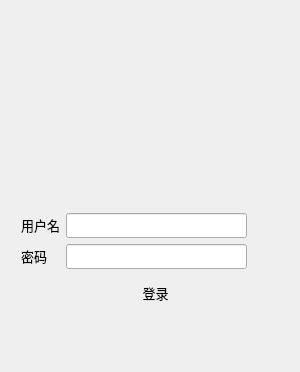
<?xml version="1.0" encoding="UTF-8"?>
<ui version="4.0">
 <class>LoginDialog</class>
 <widget class="QDialog" name="LoginDialog">
  <property name="geometry">
   <rect>
    <x>0</x>
    <y>0</y>
    <width>300</width>
    <height>372</height>
   </rect>
  </property>
  <property name="windowTitle">
   <string>Dialog</string>
  </property>
  <widget class="QLabel" name="label">
   <property name="geometry">
    <rect>
     <x>60</x>
     <y>10</y>
     <width>200</width>
     <height>200</height>
    </rect>
   </property>
   <property name="frameShape">
    <enum>QFrame::NoFrame</enum>
   </property>
   <property name="frameShadow">
    <enum>QFrame::Sunken</enum>
   </property>
   <property name="text">
    <string/>
   </property>
   <property name="pixmap">
    <pixmap>../../Image/微信.png</pixmap>
   </property>
  </widget>
  <widget class="QLineEdit" name="userLineEdit">
   <property name="geometry">
    <rect>
     <x>66</x>
     <y>213</y>
     <width>181</width>
     <height>25</height>
    </rect>
   </property>
   <property name="font">
    <font>
     <family>微软雅黑</family>
     <pointsize>10</pointsize>
    </font>
   </property>
   <property name="alignment">
    <set>Qt::AlignLeading|Qt::AlignLeft|Qt::AlignVCenter</set>
   </property>
  </widget>
  <widget class="QLineEdit" name="pwdLineEdit">
   <property name="geometry">
    <rect>
     <x>66</x>
     <y>244</y>
     <width>181</width>
     <height>25</height>
    </rect>
   </property>
   <property name="echoMode">
    <enum>QLineEdit::Password</enum>
   </property>
   <property name="alignment">
    <set>Qt::AlignLeading|Qt::AlignLeft|Qt::AlignVCenter</set>
   </property>
  </widget>
  <widget class="QPushButton" name="pushButton">
   <property name="geometry">
    <rect>
     <x>70</x>
     <y>272</y>
     <width>171</width>
     <height>41</height>
    </rect>
   </property>
   <property name="font">
    <font>
     <family>微软雅黑</family>
     <pointsize>10</pointsize>
    </font>
   </property>
   <property name="text">
    <string>登录</string>
   </property>
   <property name="flat">
    <bool>true</bool>
   </property>
  </widget>
  <widget class="QLabel" name="label_2">
   <property name="geometry">
    <rect>
     <x>21</x>
     <y>212</y>
     <width>39</width>
     <height>25</height>
    </rect>
   </property>
   <property name="font">
    <font>
     <family>微软雅黑</family>
     <pointsize>10</pointsize>
    </font>
   </property>
   <property name="text">
    <string>用户名</string>
   </property>
  </widget>
  <widget class="QLabel" name="label_3">
   <property name="geometry">
    <rect>
     <x>21</x>
     <y>243</y>
     <width>41</width>
     <height>25</height>
    </rect>
   </property>
   <property name="font">
    <font>
     <family>微软雅黑</family>
     <pointsize>10</pointsize>
    </font>
   </property>
   <property name="text">
    <string>密码</string>
   </property>
  </widget>
 </widget>
 <resources/>
 <connections/>
</ui>
